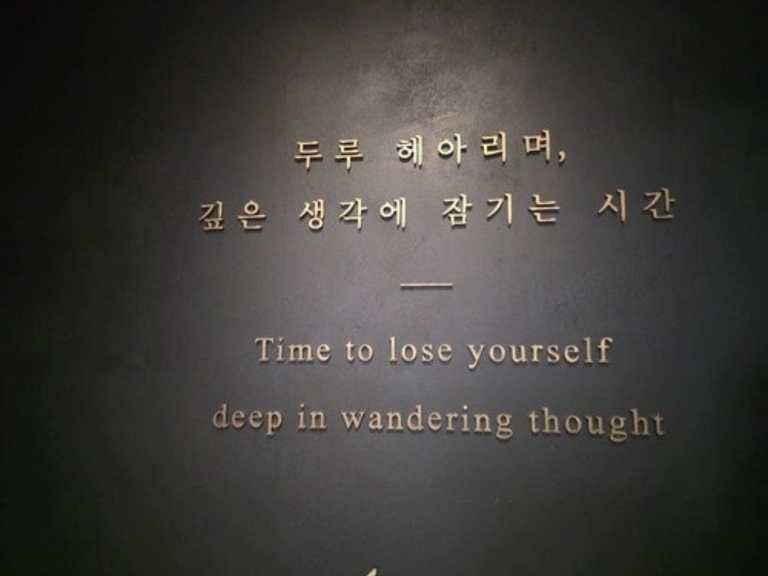
#> input picture assets/wall-plaque-original.jpg, 1536 x 1152 px (shown at 1/2 size)
$ python trace_lettering.py ../../assets/wall-plaque-original.jpg
#> lines starting #> are read from the running program, lines starting #| are printed output that depends on the picture; after the words box and inside, x2 and y2 are one past the last pixel; in counts of white or black regions, pixels touching at a corner belong together
"""User-photo letter outlines -> native Three.js shapes; no replacement font or raster asset.
Usage: python tools/plaque/trace_lettering.py <1000051847.jpg>
Offline dependencies match the existing bake tools: Pillow, NumPy, SciPy.
The source photo is not copied into the served assets.
"""
import hashlib,json,sys
from collections import defaultdict
from pathlib import Path
import numpy as np
from PIL import Image
from scipy.ndimage import grey_opening,binary_closing,label

ROOT=Path(__file__).resolve().parents[2]

def area(points):
    return sum(a[0]*b[1]-b[0]*a[1] for a,b in zip(points,points[1:]+points[:1]))*.5

def inside(point,ring):
    x,y=point;result=False
    for a,b in zip(ring,ring[1:]+ring[:1]):
        if (a[1]>y)!=(b[1]>y) and x<(b[0]-a[0])*(y-a[1])/(b[1]-a[1])+a[0]:result=not result
    return result

def rdp(points,epsilon=.55):
    if len(points)<3:return points
    a=np.array(points[0]);b=np.array(points[-1]);v=b-a
    q=np.array(points[1:-1])-a
    d=np.abs(q[:,0]*v[1]-q[:,1]*v[0])/max(np.linalg.norm(v),1e-9)
    i=int(np.argmax(d))+1
    if d[i-1]<=epsilon:return [points[0],points[-1]]
    return rdp(points[:i+1],epsilon)[:-1]+rdp(points[i:],epsilon)

def simplify(ring):
    split=max(range(len(ring)),key=lambda i:(ring[i][0]-ring[0][0])**2+(ring[i][1]-ring[0][1])**2)
    return rdp(ring[:split+1])[:-1]+rdp(ring[split:]+[ring[0]])[:-1]

def boundaries(mask,x0,y0):
    edges=defaultdict(list)
    def add(a,b):edges[a].append(b)
    for y,x in np.argwhere(mask):
        y=int(y);x=int(x)
        if y==0 or not mask[y-1,x]:add((x,y),(x+1,y))
        if x+1==mask.shape[1] or not mask[y,x+1]:add((x+1,y),(x+1,y+1))
        if y+1==mask.shape[0] or not mask[y+1,x]:add((x+1,y+1),(x,y+1))
        if x==0 or not mask[y,x-1]:add((x,y+1),(x,y))
    rings=[]
    while edges:
        start=next(iter(edges));point=start;previous=(point[0]-1,point[1]);ring=[]
        while True:
            ring.append(point);choices=edges[point]
            dx,dy=point[0]-previous[0],point[1]-previous[1]
            def turn(b):
                vx,vy=b[0]-point[0],b[1]-point[1]
                return (dx*vy-dy*vx,dx*vx+dy*vy)
            following=max(choices,key=turn);choices.remove(following)
            if not choices:del edges[point]
            previous,point=point,following
            if point==start:break
        if len(ring)>=4 and abs(area(ring))>=3:
            rings.append([(x+x0,y+y0) for x,y in simplify(ring)])
    return rings

def main():
    source=Path(sys.argv[1]);rgb=np.asarray(Image.open(source).convert('RGB')).astype(float)
    regions=[('두루 헤아리며,',(575,245,1145,344)),('깊은 생각에 잠기는 시간',(375,360,1375,475)),
             ('Time to lose yourself',(495,668,1248,736)),('deep in wandering thought',(405,800,1355,889))]
    rings=[]
    for text,(x0,y0,x1,y1) in regions:
        r,g,b=rgb[y0:y1,x0:x1].transpose(2,0,1)
        # Separate warm raised faces from the neutral steel and photographic shadows.
        background=grey_opening(r,size=(19,19))
        mask=(r-background>18)&(r-b>20)&(g-b>8)
        if text.startswith('두루'):
            yy,xx=np.mgrid[y0:y1,x0:x1]
            mask&=(yy>281-.055*(xx-591)-9)&(yy<338-.033*(xx-591)+7)
        mask=binary_closing(mask,structure=np.ones((3,3)))
        labels,_=label(mask);sizes=np.bincount(labels.ravel());sizes[0]=0
        mask=sizes[labels]>=16
        rings.extend(boundaries(mask,x0,y0))
#> this loop made 4 passes
#> pass 1, in main, `r,g,b=rgb[y0:y1,x0:x1].transpose(2,0,1)`:
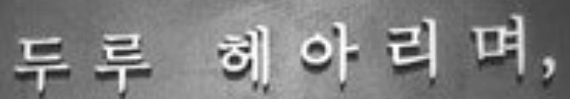
#> r: shape (99, 570) float64; min 22, max 255, mean 128
#> pass 1, in main, `r,g,b=rgb[y0:y1,x0:x1].transpose(2,0,1)`:
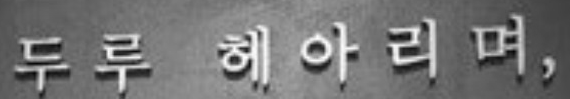
#> g: shape (99, 570) float64; min 4, max 255, mean 117.4
#> pass 1, in main, `r,g,b=rgb[y0:y1,x0:x1].transpose(2,0,1)`:
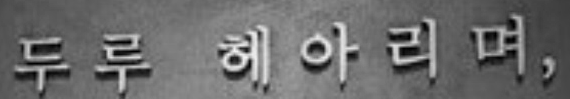
#> b: shape (99, 570) float64; min 0, max 244, mean 107.7
#> pass 1, in main, `background=grey_opening(r,size=(19,19))`:
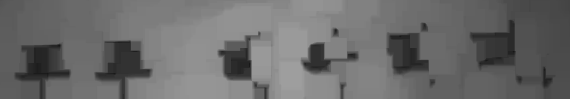
#> background: shape (99, 570) float64; min 22, max 158, mean 107.2
#> after the loop:
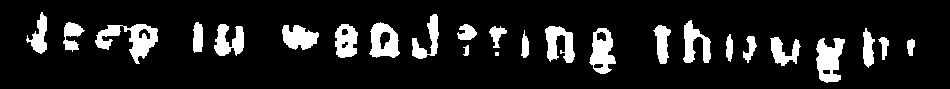
#> mask: shape (89, 950) bool; 12.4% white; 25 white regions (1 under 20 px), largest, box (x1, y1, x2, y2) and area: (95, 24, 158, 64) 1062, (816, 38, 845, 83) 856, (589, 28, 616, 74) 739
#> after the loop:
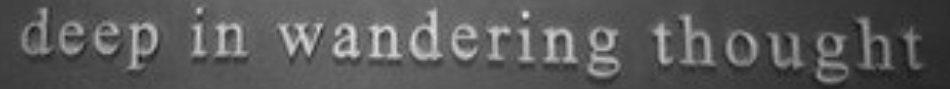
#> r: shape (89, 950) float64; min 21, max 236, mean 89.5
#> after the loop, rings = 107 items
    # The thin metal separator is regular; its original image coordinates are retained.
    rings.append([(800,568),(905,568),(905,573),(800,573)])
    outers=[ring for ring in rings if area(ring)>0]
#> outers = 67 items
    holes=[ring for ring in rings if area(ring)<0]
#> holes = 41 items
    shapes=[{'outer':ring,'holes':[]} for ring in outers]
#> shapes = 67 items
    for hole in holes:
        parents=[shape for shape in shapes if inside(hole[0],shape['outer'])]
        if parents:min(parents,key=lambda shape:abs(area(shape['outer'])))['holes'].append(hole)
#> this loop made 41 passes
#> hole on passes 9, 10, 11, 21, 22, 23, 25, 26, 28, 29, 31: [(908, 300), (907, 300), (907, 303), (910, 303), (910, 300)], [(633, 306), (632, 306), (632, 309), (635, 309), (635, 306)], [(599, 307), (598, 307), (598, 310), (601, 310), (601, 307)], [(708, 411), (707, 411), (707, 414), (710, 414), (710, 411)], [(905, 419), (904, 419), (904, 422), (907, 422), (907, 419)], [(639, 422), (637, 423), (637, 427), (641, 427), (641, 422)], [(901, 423), (900, 423), (900, 426), (903, 426), (903, 423)], [(488, 425), (486, 426), (486, 429), (491, 429), (491, 425)], [(922, 434), (921, 434), (921, 437), (924, 437), (924, 434)], [(425, 443), (424, 443), (424, 446), (427, 446), (427, 443)], [(633, 443), (632, 443), (632, 446), (635, 446), (635, 443)]
    # Coordinates are local metres on the panel. Keep the photographed spacing and glyphs.
    def mapped(ring):return [[round((x-872)*.0018,5),round((565-y)*.0018,5)] for x,y in ring]
    for shape in shapes:
        shape['outer']=mapped(shape['outer']);shape['holes']=[mapped(hole) for hole in shape['holes']]
#> this loop made 67 passes
    output={'version':1,'source':'User attachment 1000051847.jpg','sourceSha256':hashlib.sha256(source.read_bytes()).hexdigest(),
            'text':['두루 헤아리며,','깊은 생각에 잠기는 시간','—','Time to lose yourself','deep in wandering thought'],
            'method':'Warm-face silhouette trace from supplied photo; original font file unknown; no substitute font',
            'shapes':shapes}
    path=ROOT/'assets/wall-plaque-lettering.json'
    path.write_text(json.dumps(output,ensure_ascii=False,separators=(',',':'))+'\n')
    print('Created native lettering shapes:',len(shapes),'asset bytes:',path.stat().st_size)
#| Created native lettering shapes: 67 asset bytes: 76564

if __name__=='__main__':main()
